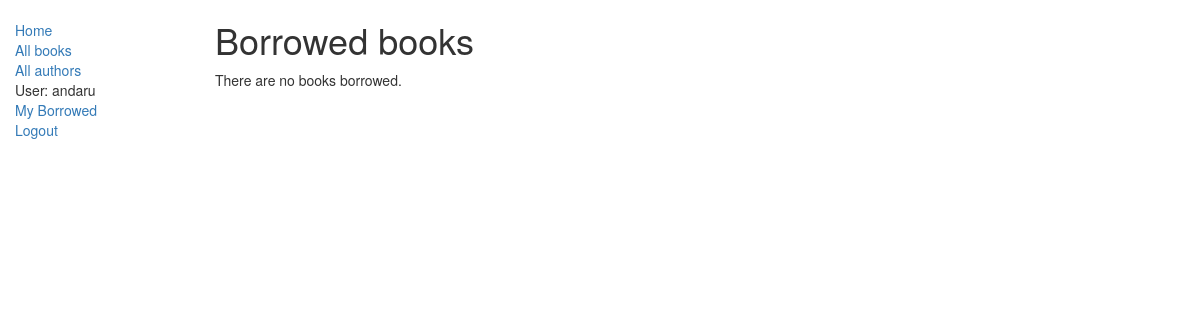
Page /catalog/mybooks/ (signed in) on the earlier database version.
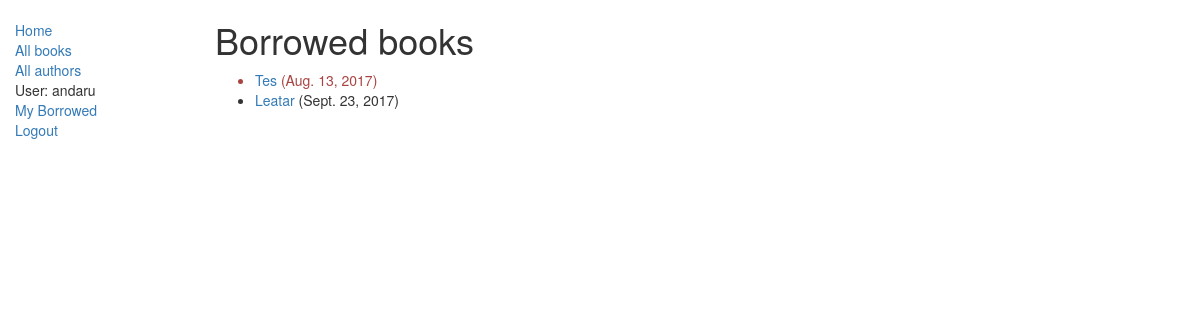
Same page on the later database version.
### catalog/models.py (models this page shows, shortened)
class BookInstance(models.Model):
    id = models.UUIDField(primary_key = True, default=uuid.uuid4, help_text="Unique ID")
    book = models.ForeignKey('Book', on_delete=models.SET_NULL,null = True)
    imprint = models.CharField(max_length=200)
    due_back = models.DateField(null = True, blank = True)
    LOAN_STATUS = (
        ('m','Maintenance'),
        ('o','On Loan'),
        ('a','Available'),
        ('r','Reserved'),
        )
    status = models.CharField(max_length=1,choices = LOAN_STATUS, blank = True, default = 'd', help_text = "status")
    borrower = models.ForeignKey(User, on_delete=models.SET_NULL, null = True, blank = True)
    @property
    def is_overdue(self):
        if self.due_back and date.today() > self.due_back:
            return True
        return False
    class Meta:
        ordering = ['due_back']
        permissions = (("can_mark_returned","Can set book as returned"),)

class Book(models.Model):
    title = models.CharField(max_length=200)
    author = models.ForeignKey('Author', on_delete = models.SET_NULL,null = True)
    summary = models.TextField(max_length = 1000,help_text="enter summary")
    isbn = models.CharField('ISBN',max_length=13,help_text="isbn 13 digit")
    genre = models.ManyToManyField(Genre,help_text="select genre")
    def display_genre(self):
        return ','.join([ genre.name for genre in self.genre.all() [:2] ])
    display_genre.short_description = 'Genre'

### catalog/views.py (the view)
class LoanedBooksByUserListView(LoginRequiredMixin,generic.ListView):
    model = BookInstance
    template_name = 'catalog/bookinstance_list_borrowed_user.html'
    paginate_by = 10
    def get_queryset(self):
        return BookInstance.objects.filter(borrower=self.request.user).filter(status__exact='o').order_by('due_back')

### catalog/templates/catalog/bookinstance_list_borrowed_user.html
{% extends "base_generic.html" %}
{% block content %}
    <h1>Borrowed books</h1>
    {% if bookinstance_list %}
    <ul>
      {% for bookinst in bookinstance_list %}
      <li class="{% if bookinst.is_overdue %}text-danger{% endif %}">
        <a href="{% url 'book-detail' bookinst.book.pk %}">{{bookinst.book.title}}</a> ({{bookinst.due_back }})
      </li>
      {% endfor %}
    </ul>
    {% else %}
      <p>There are no books borrowed.</p>
    {% endif %}
{% endblock %}

Differences in the rows shown:
now on this page (row edited): BookInstance: book "Tes", due_back "Aug. 13, 2017"
added BookInstance: book "Leatar", due_back "Sept. 23, 2017"
Other differences:
text no longer shown: "There are no books borrowed."
